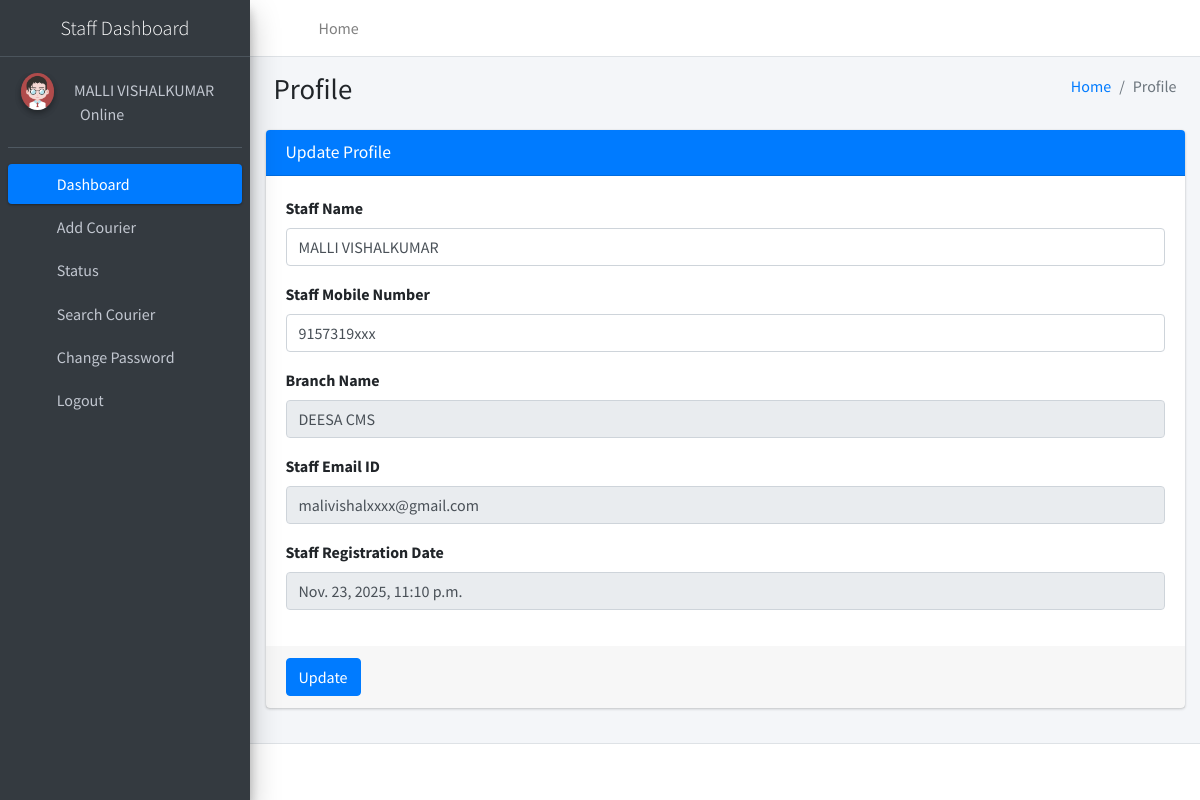
The page /profile (signed in) on the database its author committed.
### courier/models.py (models this page shows, shortened)
class Staff(models.Model):
    user = models.ForeignKey(User, on_delete=models.CASCADE, null=True)
    branch = models.ForeignKey(Branch, on_delete=models.CASCADE, null=True)
    StaffMobilenumber = models.CharField(max_length=12, null=True)
    status = models.CharField(max_length=150, null=True)
    StaffRegdate = models.DateTimeField(auto_now_add=True)

class Branch(models.Model):
    BranchName = models.CharField(max_length=250, null=True)
    BranchContactnumber = models.CharField(max_length=12, null=True)
    BranchEmail = models.CharField(max_length=50, null=True)
    BranchAddress = models.CharField(max_length=200, null=True)
    BranchCity = models.CharField(max_length=150, null=True)
    BranchState = models.CharField(max_length=150, null=True)
    BranchPincode = models.CharField(max_length=6, null=True)
    BranchCountry = models.CharField(max_length=200, null=True)

### courier/views.py (the view, shortened to what this page needs)
# urls.py: path('profile', profile, name='profile'),
def profile(request):
    if not request.user.is_authenticated:
        return redirect('staff_login')
    user = User.objects.get(id=request.user.id)
    staff = Staff.objects.get(user=user)
    return render(request, 'staff/profile.html', locals())

### courier/templates/staff/profile.html (shortened to what this page needs)
{% extends 'staffNavbar.html' %}
{% block main %}
{% load static %}
<section class="content">
    <div class="content-header">
        <div class="container-fluid">
            <div class="row mb-2">
                <div class="col-sm-6">
                    <h1 class="m-0">Profile</h1>
                </div>
                <div class="col-sm-6">
                    <ol class="breadcrumb float-sm-right">
                        <li class="breadcrumb-item"><a href="{% url 'staffdashboard' %}">Home</a></li>
                        <li class="breadcrumb-item active">Profile</li>
                    </ol>
                </div>
            </div>
        </div>
    </div>
    <div class="container-fluid">
        <div class="row">
            <div class="col-md-12">
                <div class="card card-primary">
                    <div class="card-header">
                        <h3 class="card-title">Update Profile</h3>
                    </div>
                    <form method="post">
                        <div class="card-body">
                            <div class="form-group">
                                <label>Staff Name</label>
                                <input type="text" name="firstName" value="{{staff.user.first_name}}" class="form-control">
                            </div>
                            <div class="form-group">
                                <label>Staff Mobile Number</label>
                                <input type="text" name="StaffMobilenumber" value="{{staff.StaffMobilenumber}}" class="form-control" maxlength="10">
                            </div>
                            <div class="form-group">
                                <label>Branch Name</label>
                                <input type="text" name="branch" value="{{staff.branch.BranchName}}" class="form-control" readonly>
                            </div>
                            <div class="form-group">
                                <label>Staff Email ID</label>
                                <input type="email" name="emailid" value="{{staff.user.username}}" class="form-control" readonly>
                            </div>
                            <div class="form-group">
                                <label>Staff Registration Date</label>
                                <input type="text" name="StaffRegdate" value="{{staff.StaffRegdate}}" class="form-control" readonly>
                            </div>
                        </div>
                        <div class="card-footer">
                            <button type="submit" class="btn btn-primary">Update</button>
                        </div>
                    </form>
                </div>
            </div>
        </div>
    </div>
</section>
{% endblock %}

### courier/templates/staffNavbar.html (shortened to what this page needs)
{% load static %}
<!DOCTYPE html>
<html lang="en">
<head>
<link rel="stylesheet"
	href="{% static 'plugins/fontawesome-free/css/all.min.css' %}">
<link rel="stylesheet"
	href="https://code.ionicframework.com/ionicons/2.0.1/css/ionicons.min.css">
<link rel="stylesheet"
	href="{% static 'plugins/tempusdominus-bootstrap-4/css/tempusdominus-bootstrap-4.min.css' %}">
<link rel="stylesheet"
	href="{% static 'plugins/icheck-bootstrap/icheck-bootstrap.min.css' %}">
<link rel="stylesheet" href="{% static 'plugins/jqvmap/jqvmap.min.css' %}">
<link rel="stylesheet" href="{% static 'dist/css/adminlte.min.css' %}">
<link rel="stylesheet"
	href="{% static 'plugins/overlayScrollbars/css/OverlayScrollbars.min.css' %}">
<link rel="stylesheet"
	href="{% static 'plugins/daterangepicker/daterangepicker.css' %}">
<link rel="stylesheet"
	href="{% static 'plugins/summernote/summernote-bs4.min.css' %}">
</head>
<body class="hold-transition sidebar-mini layout-fixed">
	<div class="wrapper">
		<nav
			class="main-header navbar navbar-expand navbar-white navbar-light">
			<ul class="navbar-nav">
				<li class="nav-item"><a class="nav-link" data-widget="pushmenu"
					href="#" role="button"><i class="fas fa-bars"></i></a></li>
				<li class="nav-item d-none d-sm-inline-block"><a
					href="{% url 'staffdashboard' %}" class="nav-link">Home</a></li>
			</ul>
			<ul class="navbar-nav ml-auto">
				<li class="nav-item"><a class="nav-link"
					data-widget="fullscreen" href="#" role="button"> <i
						class="fas fa-expand-arrows-alt"></i>
				</a></li>
				<li class="nav-item"><a class="nav-link"
					data-widget="control-sidebar" data-controlsidebar-slide="true"
					href="#" role="button"> <i class="fas fa-th-large"></i>
				</a></li>
			</ul>
		</nav>
		<aside class="main-sidebar sidebar-dark-primary elevation-4">
			<a href="#" class="brand-link">
				<center><span class="brand-text font-weight-light">Staff Dashboard</span></center>
			</a>
			<div class="sidebar">
				<div class="user-panel mt-3 pb-3 mb-3 d-flex">
					<div class="image">
						<img src="{% static 'dist/img/user2-160x160.jpg' %}"
							class="img-circle elevation-2" alt="User Image">
					</div>
					<div class="info">
						<a href="{% url 'profile' %}">&nbsp;&nbsp; {{request.user.first_name}}</a>
						<br>
						<a href="#"><i class="fa fa-circle text-success"></i> Online</a>
					</div>
				</div>
				<nav class="mt-2">
					<ul class="nav nav-pills nav-sidebar flex-column"
						data-widget="treeview" role="menu" data-accordion="false">
						<li class="nav-item"><a href="{% url 'staffdashboard' %}"
							class="nav-link active"> <i
								class="nav-icon fas fa-tachometer-alt"></i>
								<p>Dashboard</p>
						</a></li>
						<li class="nav-item"><a href="{% url 'addCourier' %}"
							class="nav-link"> <i class="nav-icon fas fa-plus"></i>
								<p>Add Courier</p>
						</a></li>
						<li class="nav-item"><a href="#" class="nav-link"> <i
								class="nav-icon fas fa-tree"></i>
								<p>
									Status <i class="fas fa-angle-left right"></i>
								</p>
						</a>
						</li>
						<li class="nav-item"><a href="{% url 'searchCourier' %}"
							class="nav-link"> <i class="nav-icon fas fa-search"></i>
								<p>Search Courier</p>
						</a></li>
						<li class="nav-item"><a href="{% url 'staffchangePassword' %}"
							class="nav-link"> <i class="nav-icon fas fa-cogs"></i>
								<p>Change Password</p>
						</a></li>
						<li class="nav-item"><a href="/logout" class="nav-link">
								<i class="nav-icon fas fa-power-off"></i>
								<p>Logout</p>
						</a></li>
					</ul>
				</nav>
			</div>
		</aside>
		<div class="content-wrapper">
			{% block main %}
			{% endblock %}
		</div>
		<footer class="main-footer">
		</footer>
	</div>
</body>
</html>

### rows shown on the page
Staff: firstName "MALLI VISHALKUMAR", StaffMobilenumber "9157319xxx", branch "DEESA CMS", emailid "malivishalxxxx@gmail.com", StaffRegdate "Nov. 23, 2025, 11:10 p.m."

### other values the page prints
{{ request.user.first_name }} "MALLI VISHALKUMAR"
